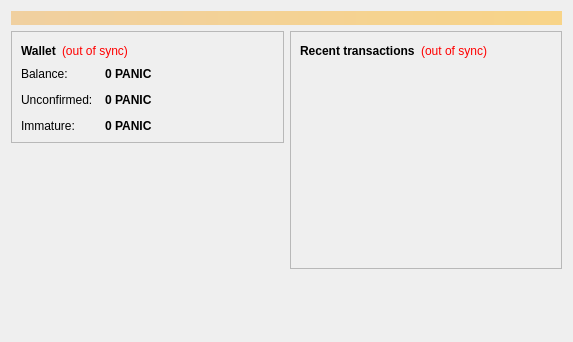
<?xml version="1.0" encoding="UTF-8"?>
<ui version="4.0">
 <class>OverviewPage</class>
 <widget class="QWidget" name="OverviewPage">
  <property name="geometry">
   <rect>
    <x>0</x>
    <y>0</y>
    <width>573</width>
    <height>342</height>
   </rect>
  </property>
  <property name="windowTitle">
   <string>Form</string>
  </property>
  <layout class="QVBoxLayout" name="topLayout">
   <item>
    <widget class="QLabel" name="labelAlerts">
     <property name="visible">
      <bool>false</bool>
     </property>
     <property name="styleSheet">
      <string notr="true">background-color: qlineargradient(x1: 0, y1: 0, x2: 1, y2: 0, stop:0 #F0D0A0, stop:1 #F8D488); color:#000000;</string>
     </property>
     <property name="wordWrap">
      <bool>true</bool>
     </property>
     <property name="margin">
      <number>3</number>
     </property>
    </widget>
   </item>
   <item>
    <layout class="QHBoxLayout" name="horizontalLayout" stretch="1,1">
     <item>
      <layout class="QVBoxLayout" name="verticalLayout_2">
       <item>
        <widget class="QFrame" name="frame">
         <property name="frameShape">
          <enum>QFrame::StyledPanel</enum>
         </property>
         <property name="frameShadow">
          <enum>QFrame::Raised</enum>
         </property>
         <layout class="QVBoxLayout" name="verticalLayout_4">
          <item>
           <layout class="QHBoxLayout" name="horizontalLayout_4">
            <item>
             <widget class="QLabel" name="label_5">
              <property name="font">
               <font>
                <weight>75</weight>
                <bold>true</bold>
               </font>
              </property>
              <property name="text">
               <string>Wallet</string>
              </property>
             </widget>
            </item>
            <item>
             <widget class="QLabel" name="labelWalletStatus">
              <property name="toolTip">
               <string>The displayed information may be out of date. Your wallet automatically synchronizes with the Paniccoin network after a connection is established, but this process has not completed yet.</string>
              </property>
              <property name="styleSheet">
               <string notr="true">QLabel { color: red; }</string>
              </property>
              <property name="text">
               <string notr="true">(out of sync)</string>
              </property>
              <property name="alignment">
               <set>Qt::AlignLeading|Qt::AlignLeft|Qt::AlignVCenter</set>
              </property>
             </widget>
            </item>
            <item>
             <spacer name="horizontalSpacer_2">
              <property name="orientation">
               <enum>Qt::Horizontal</enum>
              </property>
              <property name="sizeHint" stdset="0">
               <size>
                <width>40</width>
                <height>20</height>
               </size>
              </property>
             </spacer>
            </item>
           </layout>
          </item>
          <item>
           <layout class="QFormLayout" name="formLayout_2">
            <property name="fieldGrowthPolicy">
             <enum>QFormLayout::AllNonFixedFieldsGrow</enum>
            </property>
            <property name="horizontalSpacing">
             <number>12</number>
            </property>
            <property name="verticalSpacing">
             <number>12</number>
            </property>
            <item row="0" column="0">
             <widget class="QLabel" name="label">
              <property name="text">
               <string>Balance:</string>
              </property>
             </widget>
            </item>
            <item row="0" column="1">
             <widget class="QLabel" name="labelBalance">
              <property name="font">
               <font>
                <weight>75</weight>
                <bold>true</bold>
               </font>
              </property>
              <property name="cursor">
               <cursorShape>IBeamCursor</cursorShape>
              </property>
              <property name="toolTip">
               <string>Your current balance</string>
              </property>
              <property name="text">
               <string notr="true">0 PANIC</string>
              </property>
              <property name="textInteractionFlags">
               <set>Qt::LinksAccessibleByMouse|Qt::TextSelectableByKeyboard|Qt::TextSelectableByMouse</set>
              </property>
             </widget>
            </item>
            <item row="1" column="0">
             <widget class="QLabel" name="label_3">
              <property name="text">
               <string>Unconfirmed:</string>
              </property>
             </widget>
            </item>
            <item row="1" column="1">
             <widget class="QLabel" name="labelUnconfirmed">
              <property name="font">
               <font>
                <weight>75</weight>
                <bold>true</bold>
               </font>
              </property>
              <property name="cursor">
               <cursorShape>IBeamCursor</cursorShape>
              </property>
              <property name="toolTip">
               <string>Total of transactions that have yet to be confirmed, and do not yet count toward the current balance</string>
              </property>
              <property name="text">
               <string notr="true">0 PANIC</string>
              </property>
              <property name="textInteractionFlags">
               <set>Qt::LinksAccessibleByMouse|Qt::TextSelectableByKeyboard|Qt::TextSelectableByMouse</set>
              </property>
             </widget>
            </item>
            <item row="2" column="0">
             <widget class="QLabel" name="labelImmatureText">
              <property name="text">
               <string>Immature:</string>
              </property>
             </widget>
            </item>
            <item row="2" column="1">
             <widget class="QLabel" name="labelImmature">
              <property name="font">
               <font>
                <weight>75</weight>
                <bold>true</bold>
               </font>
              </property>
              <property name="toolTip">
               <string>Mined balance that has not yet matured</string>
              </property>
              <property name="text">
               <string notr="true">0 PANIC</string>
              </property>
              <property name="textInteractionFlags">
               <set>Qt::LinksAccessibleByMouse|Qt::TextSelectableByKeyboard|Qt::TextSelectableByMouse</set>
              </property>
             </widget>
            </item>
           </layout>
          </item>
         </layout>
        </widget>
       </item>
       <item>
        <spacer name="verticalSpacer">
         <property name="orientation">
          <enum>Qt::Vertical</enum>
         </property>
         <property name="sizeHint" stdset="0">
          <size>
           <width>20</width>
           <height>40</height>
          </size>
         </property>
        </spacer>
       </item>
      </layout>
     </item>
     <item>
      <layout class="QVBoxLayout" name="verticalLayout_3">
       <item>
        <widget class="QFrame" name="frame_2">
         <property name="frameShape">
          <enum>QFrame::StyledPanel</enum>
         </property>
         <property name="frameShadow">
          <enum>QFrame::Raised</enum>
         </property>
         <layout class="QVBoxLayout" name="verticalLayout">
          <item>
           <layout class="QHBoxLayout" name="horizontalLayout_2">
            <item>
             <widget class="QLabel" name="label_4">
              <property name="text">
               <string>&lt;b&gt;Recent transactions&lt;/b&gt;</string>
              </property>
             </widget>
            </item>
            <item>
             <widget class="QLabel" name="labelTransactionsStatus">
              <property name="toolTip">
               <string>The displayed information may be out of date. Your wallet automatically synchronizes with the Paniccoin network after a connection is established, but this process has not completed yet.</string>
              </property>
              <property name="styleSheet">
               <string notr="true">QLabel { color: red; }</string>
              </property>
              <property name="text">
               <string notr="true">(out of sync)</string>
              </property>
              <property name="alignment">
               <set>Qt::AlignRight|Qt::AlignTrailing|Qt::AlignVCenter</set>
              </property>
             </widget>
            </item>
            <item>
             <spacer name="horizontalSpacer">
              <property name="orientation">
               <enum>Qt::Horizontal</enum>
              </property>
              <property name="sizeHint" stdset="0">
               <size>
                <width>40</width>
                <height>20</height>
               </size>
              </property>
             </spacer>
            </item>
           </layout>
          </item>
          <item>
           <widget class="QListView" name="listTransactions">
            <property name="styleSheet">
             <string notr="true">QListView { background: transparent; }</string>
            </property>
            <property name="frameShape">
             <enum>QFrame::NoFrame</enum>
            </property>
            <property name="verticalScrollBarPolicy">
             <enum>Qt::ScrollBarAlwaysOff</enum>
            </property>
            <property name="horizontalScrollBarPolicy">
             <enum>Qt::ScrollBarAlwaysOff</enum>
            </property>
            <property name="selectionMode">
             <enum>QAbstractItemView::NoSelection</enum>
            </property>
           </widget>
          </item>
         </layout>
        </widget>
       </item>
       <item>
        <spacer name="verticalSpacer_2">
         <property name="orientation">
          <enum>Qt::Vertical</enum>
         </property>
         <property name="sizeHint" stdset="0">
          <size>
           <width>20</width>
           <height>40</height>
          </size>
         </property>
        </spacer>
       </item>
      </layout>
     </item>
    </layout>
   </item>
  </layout>
 </widget>
 <resources/>
 <connections/>
</ui>
